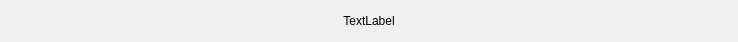
<?xml version="1.0" encoding="UTF-8"?>
<ui version="4.0">
 <class>CustomTitleBar</class>
 <widget class="QWidget" name="CustomTitleBar">
  <property name="windowModality">
   <enum>Qt::NonModal</enum>
  </property>
  <property name="geometry">
   <rect>
    <x>0</x>
    <y>0</y>
    <width>738</width>
    <height>38</height>
   </rect>
  </property>
  <property name="windowTitle">
   <string>Form</string>
  </property>
  <property name="autoFillBackground">
   <bool>false</bool>
  </property>
  <layout class="QHBoxLayout" name="horizontalLayout">
   <property name="spacing">
    <number>-1</number>
   </property>
   <property name="sizeConstraint">
    <enum>QLayout::SetDefaultConstraint</enum>
   </property>
   <property name="leftMargin">
    <number>10</number>
   </property>
   <property name="topMargin">
    <number>10</number>
   </property>
   <property name="rightMargin">
    <number>10</number>
   </property>
   <property name="bottomMargin">
    <number>10</number>
   </property>
   <item>
    <widget class="QWidget" name="widget" native="true">
     <layout class="QHBoxLayout" name="horizontalLayout_2">
      <property name="leftMargin">
       <number>4</number>
      </property>
      <property name="topMargin">
       <number>4</number>
      </property>
      <property name="rightMargin">
       <number>4</number>
      </property>
      <property name="bottomMargin">
       <number>4</number>
      </property>
      <item>
       <widget class="QLabel" name="title">
        <property name="text">
         <string>TextLabel</string>
        </property>
        <property name="alignment">
         <set>Qt::AlignCenter</set>
        </property>
       </widget>
      </item>
     </layout>
    </widget>
   </item>
  </layout>
 </widget>
 <resources/>
 <connections/>
</ui>
